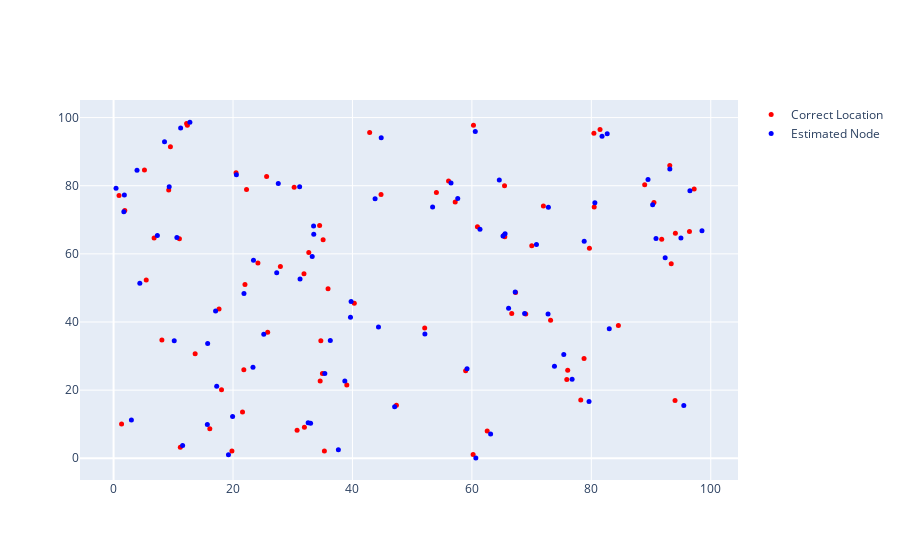

The notebook cell saved with this chart:
### Code cell
plot3(original_node, estimated_node)
